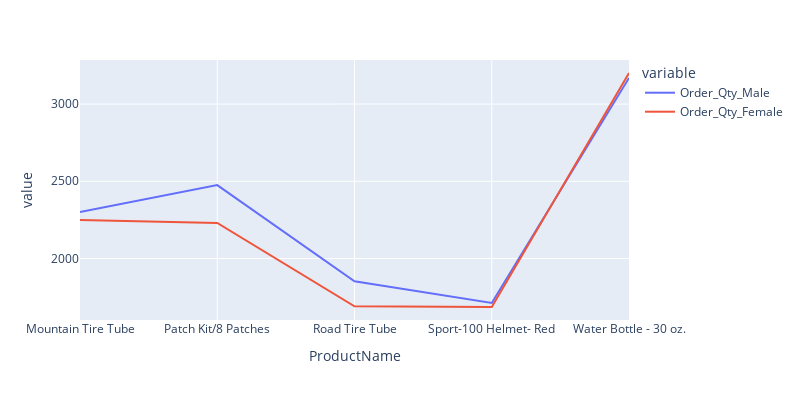

Notebook cell for this chart:
### Code cell
fig = px.line(df_merge, x="ProductName", y=["Order_Qty_Male","Order_Qty_Female"])
fig.update_layout(
    autosize=True,
    width=800,
    height=400)
fig.show()

### Figure 1 — Plotly figure (JSON) as saved in the notebook; plotly's stock layout.template omitted (floating-point values rounded to 4 significant figures)
{"data": [{"hovertemplate": "variable=Order_Qty_Male<br>ProductName=%{x}<br>value=%{y}<extra></extra>", "legendgroup": "Order_Qty_Male", "line": {"color": "#636efa", "dash": "solid"}, "marker": {"symbol": "circle"}, "mode": "lines", "name": "Order_Qty_Male", "orientation": "v", "showlegend": true, "type": "scatter", "x": ["Mountain Tire Tube", "Patch Kit/8 Patches", "Road Tire Tube", "Sport-100 Helmet- Red", "Water Bottle - 30 oz."], "xaxis": "x", "y": [2301, 2475, 1853, 1712, 3169], "yaxis": "y"}, {"hovertemplate": "variable=Order_Qty_Female<br>ProductName=%{x}<br>value=%{y}<extra></extra>", "legendgroup": "Order_Qty_Female", "line": {"color": "#EF553B", "dash": "solid"}, "marker": {"symbol": "circle"}, "mode": "lines", "name": "Order_Qty_Female", "orientation": "v", "showlegend": true, "type": "scatter", "x": ["Mountain Tire Tube", "Patch Kit/8 Patches", "Road Tire Tube", "Sport-100 Helmet- Red", "Water Bottle - 30 oz."], "xaxis": "x", "y": [2250, 2230, 1691, 1686, 3201], "yaxis": "y"}], "layout": {"autosize": true, "height": 400, "legend": {"title": {"text": "variable"}, "tracegroupgap": 0}, "margin": {"t": 60}, "width": 800, "xaxis": {"anchor": "y", "domain": [0, 1], "title": {"text": "ProductName"}}, "yaxis": {"anchor": "x", "domain": [0, 1], "title": {"text": "value"}}}}
